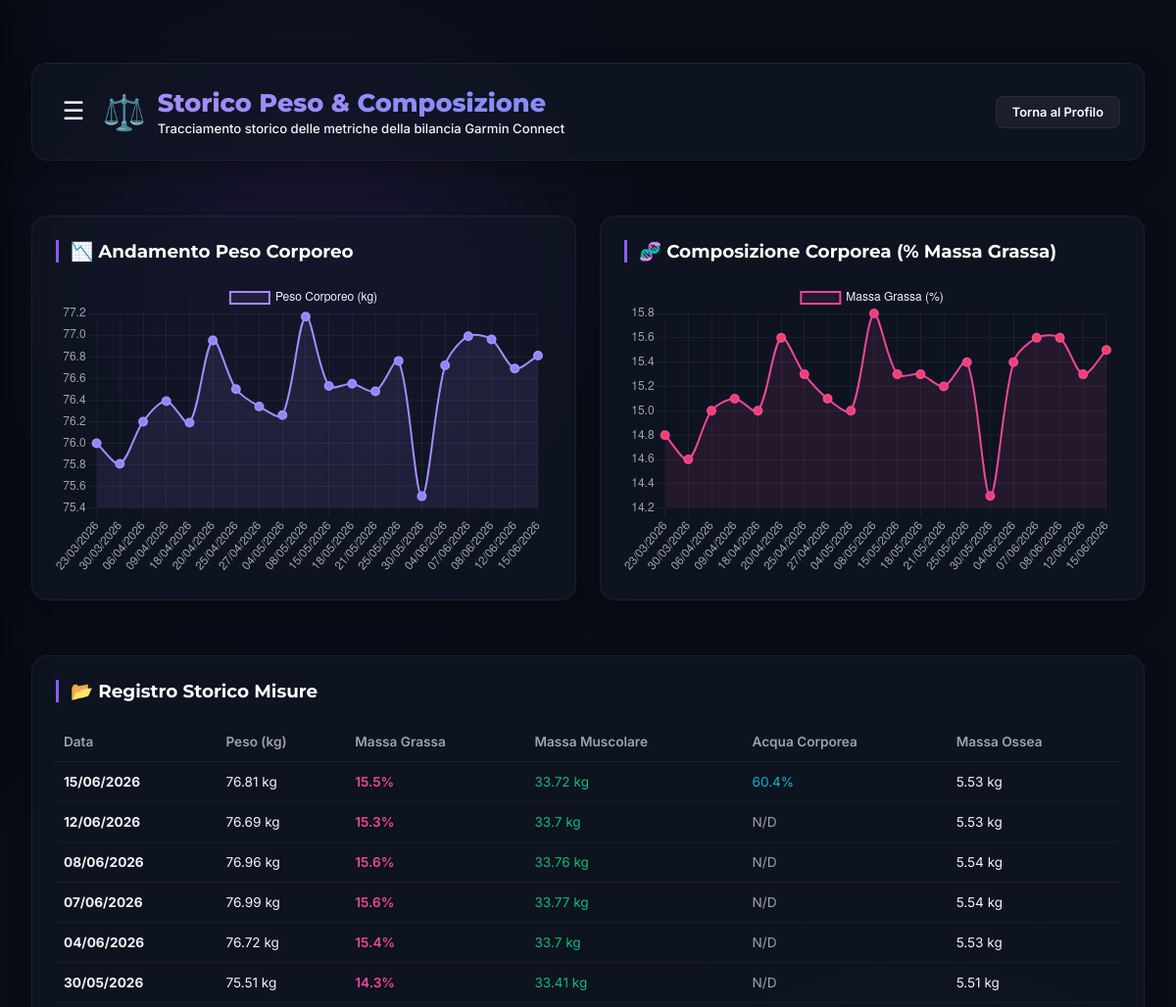
/profile/weight-history (upper part), run on an earlier commit of the app's database.
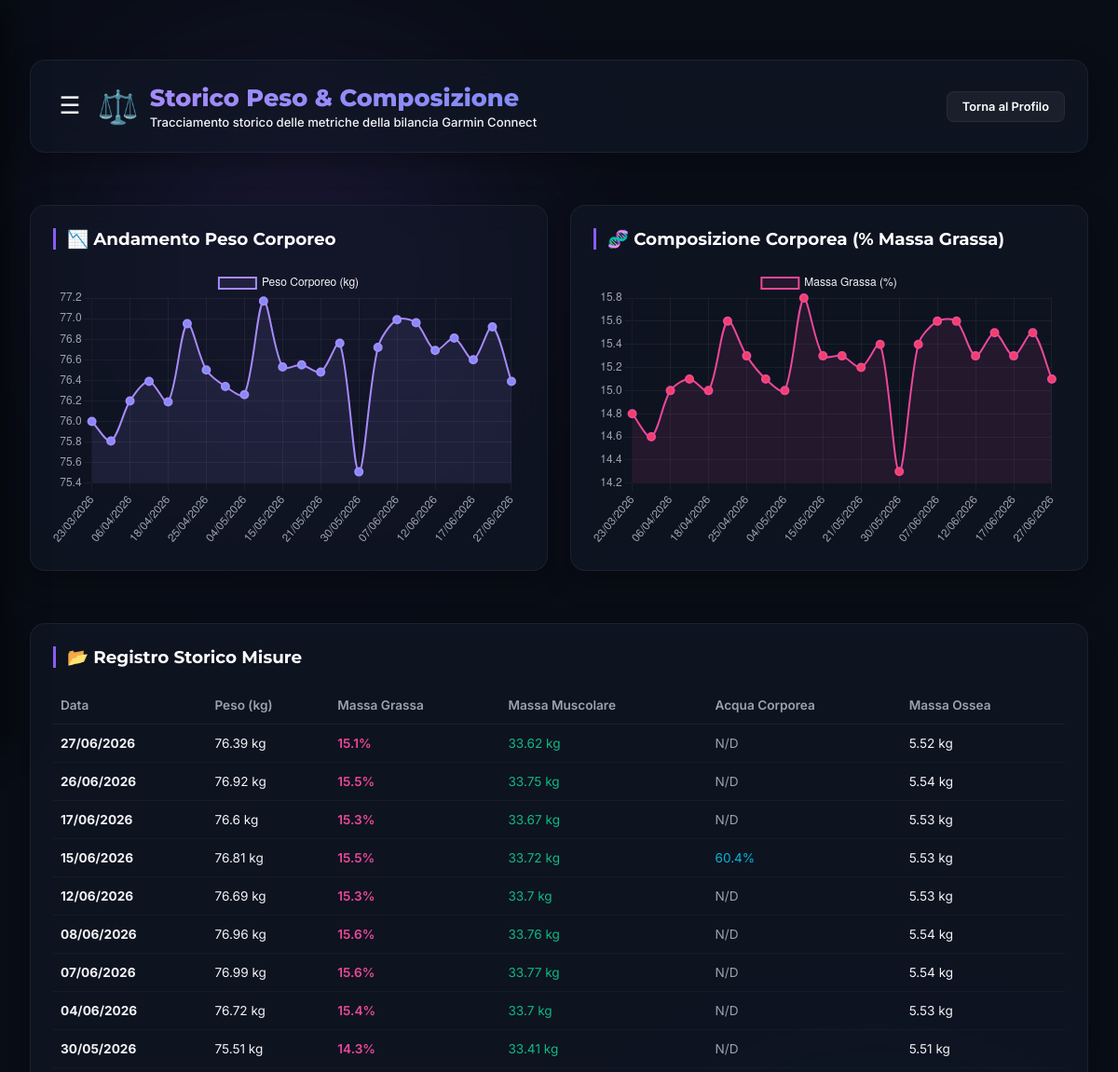
And on a later commit of the database.
### database/database.py (models this page shows, shortened)
class Base(DeclarativeBase):
    pass

class DailyMetric(Base):
    __tablename__ = "daily_metrics"
    date: Mapped[datetime.date] = mapped_column(Date, primary_key=True)
    sleep_hours: Mapped[Optional[float]] = mapped_column(Float, nullable=True)
    resting_hr: Mapped[Optional[int]] = mapped_column(Integer, nullable=True)
    hrv_score: Mapped[Optional[int]] = mapped_column(Integer, nullable=True)
    steps: Mapped[Optional[int]] = mapped_column(Integer, nullable=True)
    readiness: Mapped[Optional[float]] = mapped_column(Float, nullable=True)
    weight_kg: Mapped[Optional[float]] = mapped_column(Float, nullable=True)
    body_fat_pct: Mapped[Optional[float]] = mapped_column(Float, nullable=True)
    muscle_mass_kg: Mapped[Optional[float]] = mapped_column(Float, nullable=True)
    water_pct: Mapped[Optional[float]] = mapped_column(Float, nullable=True)
    bone_mass_kg: Mapped[Optional[float]] = mapped_column(Float, nullable=True)

### main.py (the view)
@app.get("/profile/weight-history", response_class=HTMLResponse)
def get_weight_history_page(request: Request, db: Session = Depends(get_db)):
    metrics_chronological = db.query(DailyMetric).filter(
        DailyMetric.weight_kg.isnot(None)
    ).order_by(DailyMetric.date.asc()).all()
    chart_dates = [m.date.strftime("%d/%m/%Y") for m in metrics_chronological]
    chart_weights = [m.weight_kg for m in metrics_chronological]
    chart_body_fat = [m.body_fat_pct for m in metrics_chronological]
    metrics_newest = list(reversed(metrics_chronological))
    shoe_mileage = get_current_shoe_mileage(db)
    predictions = get_race_predictions(db)
    from agents.nodes import build_athlete_performance_profile
    perf_profile = build_athlete_performance_profile(db)
    workouts = db.query(WorkoutExecuted).order_by(WorkoutExecuted.date.desc()).all()
    return templates.TemplateResponse(
        request=request,
        name="weight_history.html",
        context={
            "metrics_list": metrics_newest,
            "chart_dates": json.dumps(chart_dates),
            "chart_weights": json.dumps(chart_weights),
            "chart_body_fat": json.dumps(chart_body_fat),
            "shoe_mileage": shoe_mileage,
            "predictions": predictions,
            "perf_profile": perf_profile,
            "workouts": workouts
        }
    )

### templates/weight_history.html (shortened to what the changed rows need)
<!DOCTYPE html>
<html lang="it">
<head>
    <link rel="stylesheet" href="/static/css/style.css?v=1.1">
</head>
<body>
    <div class="bg-glow bg-glow-purple"></div>
    <div class="container" style="max-width: 1200px; margin: 0 auto; padding: 2rem 1rem;">
        <header class="dashboard-header glass-card" style="margin-bottom: 2rem; display: flex; align-items: center; justify-content: space-between; flex-wrap: wrap; gap: 1rem;">
            <div class="header-logo" style="display: flex; align-items: center; gap: 0.75rem;">
                <div class="logo-text">
                    <h1 style="margin: 0; font-family: 'Montserrat', sans-serif; font-size: 1.6rem; font-weight: 800; background: linear-gradient(135deg, #a78bfa, #818cf8); background-clip: text; -webkit-background-clip: text; -webkit-text-fill-color: transparent;">Storico Peso & Composizione</h1>
                </div>
            </div>
        </header>
        <div class="dashboard-grid" style="display: grid; grid-template-columns: 1fr 1fr; gap: 1.5rem; margin-bottom: 2rem;">
            <div class="glass-card">
                <h2 class="card-title">📉 Andamento Peso Corporeo</h2>
                <div style="position: relative; height: 300px; width: 100%;">
                    <canvas id="weightChart"></canvas>
                </div>
            </div>
            <div class="glass-card">
                <h2 class="card-title">🧬 Composizione Corporea (% Massa Grassa)</h2>
                <div style="position: relative; height: 300px; width: 100%;">
                    <canvas id="bodyFatChart"></canvas>
                </div>
            </div>
        </div>
        <div class="glass-card">
            <h2 class="card-title">📂 Registro Storico Misure</h2>
            <div class="table-wrapper">
                <table>
                    <thead>
                        <tr>
                            <th>Data</th>
                            <th>Peso (kg)</th>
                            <th>Massa Grassa</th>
                            <th>Massa Muscolare</th>
                            <th>Acqua Corporea</th>
                            <th>Massa Ossea</th>
                        </tr>
                    </thead>
                    <tbody>
                        {% if metrics_list %}
                            {% for m in metrics_list %}
                            <tr>
                                <td><strong>{{ m.date.strftime('%d/%m/%Y') }}</strong></td>
                                <td>{{ m.weight_kg }} kg</td>
                                <td>
                                    {% if m.body_fat_pct %}
                                        <span style="color: var(--color-pink); font-weight: 600;">{{ m.body_fat_pct }}%</span>
                                    {% else %}
                                        <span style="color: var(--text-secondary);">N/D</span>
                                    {% endif %}
                                </td>
                                <td>
                                    {% if m.muscle_mass_kg %}
                                        <span style="color: var(--color-green);">{{ m.muscle_mass_kg }} kg</span>
                                    {% else %}
                                        <span style="color: var(--text-secondary);">N/D</span>
                                    {% endif %}
                                </td>
                                <td>
                                    {% if m.water_pct %}
                                        <span style="color: var(--color-cyan);">{{ m.water_pct }}%</span>
                                    {% else %}
                                        <span style="color: var(--text-secondary);">N/D</span>
                                    {% endif %}
                                </td>
                                <td>
                                    {% if m.bone_mass_kg %}
                                        {{ m.bone_mass_kg }} kg
                                    {% else %}
                                        <span style="color: var(--text-secondary);">N/D</span>
                                    {% endif %}
                                </td>
                            </tr>
                            {% endfor %}
                        {% else %}
                            <tr>
                                <td colspan="6" class="no-data-table">Nessun dato storico trovato nel database. I dati verranno popolati automaticamente tramite il sync di Garmin Connect all'avvio.</td>
                            </tr>
                        {% endif %}
                    </tbody>
                </table>
            </div>
        </div>
    </div>
</body>
</html>

What changed in the data, as far as the page shows it:
added DailyMetric: date "27/06/2026", weight_kg "76.39", body_fat_pct "15.1", muscle_mass_kg "33.62", shows "N/D", bone_mass_kg "5.52"
added DailyMetric: date "26/06/2026", weight_kg "76.92", body_fat_pct "15.5", muscle_mass_kg "33.75", shows "N/D", bone_mass_kg "5.54"
added DailyMetric: date "17/06/2026", weight_kg "76.6", body_fat_pct "15.3", muscle_mass_kg "33.67", shows "N/D", bone_mass_kg "5.53"
Also different on the page:
chart data {{ chart_weights | safe }}: [76.0, 75.81, 76.2, 76.39, 76.19, 76.95, 76.5, 76.34, 76.26, 77.17, 76.53, 76.55, 76.48, 76.76, 75.51, 76.72, 76.99, 76.96, 76.69, 76.81] → [76.0, 75.81, 76.2, 76.39, 76.19, 76.95, 76.5, 76.34, 76.26, 77.17, 76.53, 76.55, 76.48, 76.76, 75.51, 76.72, 76.99, 76.96, 76.69, 76.81, 76.6, 76.92, 76.39]
chart data {{ chart_body_fat | safe }}: [14.8, 14.6, 15.0, 15.1, 15.0, 15.6, 15.3, 15.1, 15.0, 15.8, 15.3, 15.3, 15.2, 15.4, 14.3, 15.4, 15.6, 15.6, 15.3, 15.5] → [14.8, 14.6, 15.0, 15.1, 15.0, 15.6, 15.3, 15.1, 15.0, 15.8, 15.3, 15.3, 15.2, 15.4, 14.3, 15.4, 15.6, 15.6, 15.3, 15.5, 15.3, 15.5, 15.1]
